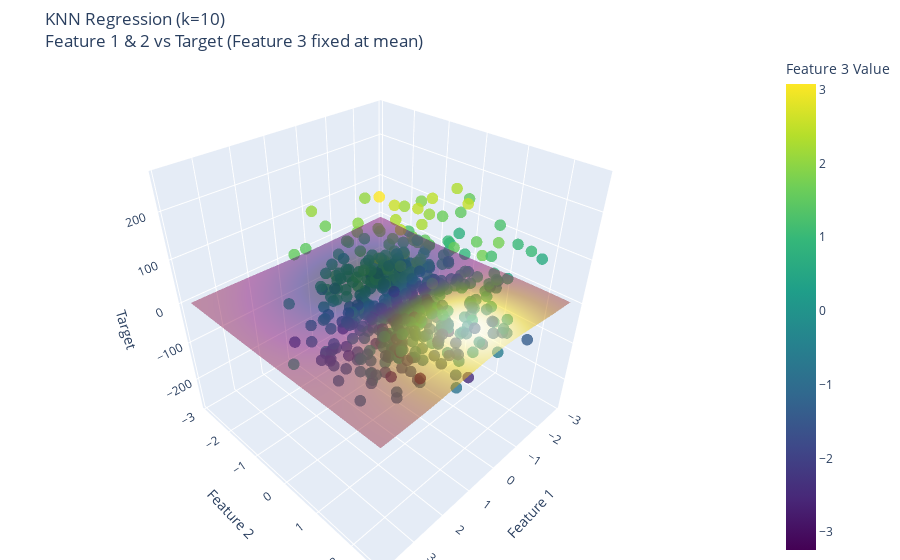

The notebook cell saved with this chart:
### Code cell
scatter = go.Scatter3d(
        x=df['Feature_1'],
        y=df['Feature_2'],
        z=df['Target'],
        mode='markers',
        marker=dict(
            size=4,
            color=df['Feature_3'], # Color represents the 3rd feature
            colorscale='Viridis',
            opacity=0.8,
            colorbar=dict(title='Feature 3 Value')
        ),
        name='Actual Data'
    )

# Surface plot of the KNN predictions
surface = go.Surface(
    z=z_mesh,
    x=x1_mesh,
    y=x2_mesh,
    colorscale='Electric',
    opacity=0.5,
    name='SVR Prediction Surface',
    showscale=False
)

# Layout configuration
layout = go.Layout(
    title=f'KNN Regression (k=10)<br>Feature 1 & 2 vs Target (Feature 3 fixed at mean)',
    scene=dict(
        xaxis_title='Feature 1',
        yaxis_title='Feature 2',
        zaxis_title='Target'
    ),
    margin=dict(l=0, r=0, b=0, t=50)
)

fig = go.Figure(data=[scatter, surface], layout=layout)

# This will open the plot in your default browser
fig.show()

### Figure 1 — Plotly figure (JSON) as saved in the notebook; plotly's stock layout.template omitted (floating-point values rounded to 4 significant figures; data arrays with more than 128 entries replaced by an {"elided": "..."} marker saying what was removed)
{"data": [{"marker": {"color": {"elided": "500 float values"}, "colorbar": {"title": {"text": "Feature 3 Value"}}, "colorscale": [[0, "#440154"], [0.1111, "#482878"], [0.2222, "#3e4989"], [0.3333, "#31688e"], [0.4444, "#26828e"], [0.5556, "#1f9e89"], [0.6667, "#35b779"], [0.7778, "#6ece58"], [0.8889, "#b5de2b"], [1, "#fde725"]], "opacity": 0.8, "size": 4}, "mode": "markers", "name": "Actual Data", "type": "scatter3d", "x": {"elided": "500 float values"}, "y": {"elided": "500 float values"}, "z": {"elided": "500 float values"}}, {"colorscale": [[0, "rgb(0,0,0)"], [0.2, "rgb(30,0,100)"], [0.4, "rgb(120,0,100)"], [0.6, "rgb(160,90,0)"], [0.8, "rgb(230,200,0)"], [1, "rgb(255,250,220)"]], "name": "SVR Prediction Surface", "opacity": 0.5, "showscale": false, "type": "surface", "x": {"elided": "50x50 float values"}, "y": {"elided": "50x50 float values"}, "z": {"elided": "50x50 float values"}}], "layout": {"margin": {"b": 0, "l": 0, "r": 0, "t": 50}, "scene": {"xaxis": {"title": {"text": "Feature 1"}}, "yaxis": {"title": {"text": "Feature 2"}}, "zaxis": {"title": {"text": "Target"}}}, "title": {"text": "KNN Regression (k=10)<br>Feature 1 & 2 vs Target (Feature 3 fixed at mean)"}}}
